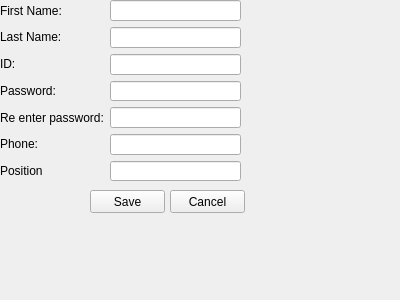
<?xml version="1.0" encoding="UTF-8"?>
<ui version="4.0">
 <class>Form</class>
 <widget class="QWidget" name="Form">
  <property name="geometry">
   <rect>
    <x>0</x>
    <y>0</y>
    <width>400</width>
    <height>300</height>
   </rect>
  </property>
  <property name="windowTitle">
   <string>Form</string>
  </property>
  <widget class="QWidget" name="horizontalLayoutWidget">
   <property name="geometry">
    <rect>
     <x>0</x>
     <y>0</y>
     <width>241</width>
     <height>181</height>
    </rect>
   </property>
   <layout class="QHBoxLayout" name="horizontalLayout">
    <item>
     <layout class="QVBoxLayout" name="verticalLayout">
      <item>
       <widget class="QLabel" name="label">
        <property name="text">
         <string>First Name:</string>
        </property>
       </widget>
      </item>
      <item>
       <widget class="QLabel" name="label_2">
        <property name="text">
         <string>Last Name:</string>
        </property>
       </widget>
      </item>
      <item>
       <widget class="QLabel" name="label_3">
        <property name="text">
         <string>ID:</string>
        </property>
       </widget>
      </item>
      <item>
       <widget class="QLabel" name="label_4">
        <property name="text">
         <string>Password:</string>
        </property>
       </widget>
      </item>
      <item>
       <widget class="QLabel" name="label_6">
        <property name="text">
         <string>Re enter password:</string>
        </property>
       </widget>
      </item>
      <item>
       <widget class="QLabel" name="label_5">
        <property name="text">
         <string>Phone:</string>
        </property>
       </widget>
      </item>
      <item>
       <widget class="QLabel" name="label_7">
        <property name="text">
         <string>Position</string>
        </property>
       </widget>
      </item>
     </layout>
    </item>
    <item>
     <layout class="QVBoxLayout" name="verticalLayout_2">
      <item>
       <widget class="QLineEdit" name="lineEdit_1"/>
      </item>
      <item>
       <widget class="QLineEdit" name="lineEdit_2"/>
      </item>
      <item>
       <widget class="QLineEdit" name="lineEdit_3"/>
      </item>
      <item>
       <widget class="QLineEdit" name="lineEdit_4">
        <property name="echoMode">
         <enum>QLineEdit::Password</enum>
        </property>
       </widget>
      </item>
      <item>
       <widget class="QLineEdit" name="lineEdit_5">
        <property name="echoMode">
         <enum>QLineEdit::Password</enum>
        </property>
       </widget>
      </item>
      <item>
       <widget class="QLineEdit" name="lineEdit_6"/>
      </item>
      <item>
       <widget class="QLineEdit" name="lineEdit_7"/>
      </item>
     </layout>
    </item>
   </layout>
  </widget>
  <widget class="QPushButton" name="b_cancel">
   <property name="geometry">
    <rect>
     <x>170</x>
     <y>190</y>
     <width>75</width>
     <height>23</height>
    </rect>
   </property>
   <property name="text">
    <string>Cancel</string>
   </property>
  </widget>
  <widget class="QPushButton" name="b_save">
   <property name="geometry">
    <rect>
     <x>90</x>
     <y>190</y>
     <width>75</width>
     <height>23</height>
    </rect>
   </property>
   <property name="text">
    <string>Save</string>
   </property>
  </widget>
 </widget>
 <resources/>
 <connections/>
</ui>
